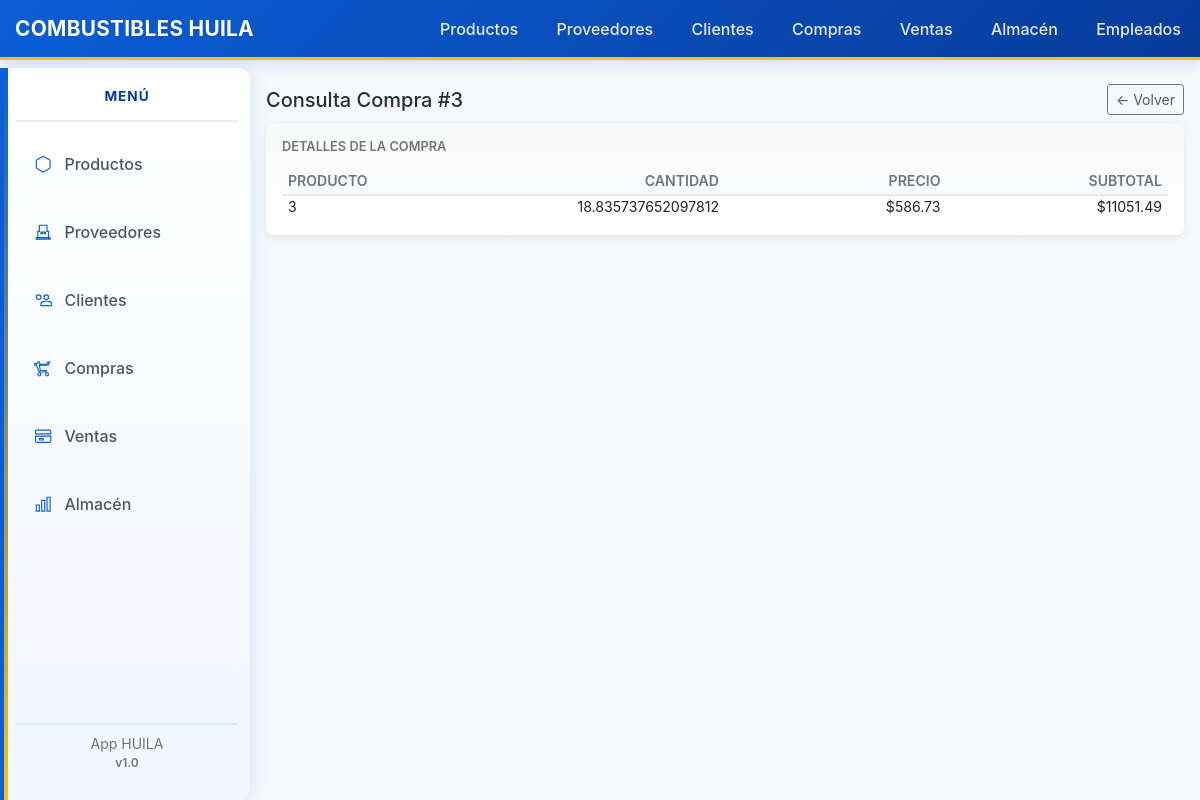
/compras/3, run on the app's committed database.
### tables this page shows
CREATE TABLE compras (
    id INTEGER PRIMARY KEY AUTOINCREMENT,
    proveedor_id INTEGER NOT NULL,
    fecha TEXT DEFAULT (datetime('now')),
    numero_factura TEXT,
    serie TEXT,
    subtotal REAL DEFAULT 0,
    impuesto REAL DEFAULT 0,
    descuento REAL DEFAULT 0,
    total REAL DEFAULT 0,
    metodo_pago TEXT,
    estado TEXT DEFAULT 'registrada', -- registrada / recibida / cancelada
    empleado_id INTEGER,
    notas TEXT,
    created_at TEXT DEFAULT (datetime('now')),
    updated_at TEXT,
    FOREIGN KEY (proveedor_id) REFERENCES proveedores(id),
    FOREIGN KEY (empleado_id) REFERENCES empleados(id)
);

CREATE TABLE compras_detalle (
    id INTEGER PRIMARY KEY AUTOINCREMENT,
    compra_id INTEGER NOT NULL,
    producto_id INTEGER NOT NULL,
    cantidad REAL NOT NULL,
    unidad_medida TEXT,
    precio_unitario REAL DEFAULT 0,
    subtotal REAL DEFAULT 0,
    impuesto REAL DEFAULT 0,
    descuento REAL DEFAULT 0,
    created_at TEXT DEFAULT (datetime('now')),
    FOREIGN KEY (compra_id) REFERENCES compras(id) ON DELETE CASCADE,
    FOREIGN KEY (producto_id) REFERENCES productos(id)
);

### backend/app/compras/routes.py (the view)
@bp.route('/<int:id>', methods=['GET'])
def view(id):
    db = get_db()
    cur = db.execute('SELECT * FROM compras WHERE id = ?', (id,))
    compra = cur.fetchone()
    if compra is None:
        flash('Compra no encontrada', 'danger')
        return redirect(url_for('compras.index'))
    cur = db.execute('SELECT * FROM compras_detalle WHERE compra_id = ?', (id,))
    detalles = cur.fetchall()
    pcur = db.execute('SELECT id, nombre FROM productos WHERE activo = 1 ORDER BY nombre')
    productos = pcur.fetchall()
    return render_template('compras/view.html', compra=compra, detalles=detalles, productos=productos)

### backend/app/db.py (called while the page is built)
def get_db():
    if 'db' not in g:
        g.db = sqlite3.connect(
            current_app.config['DATABASE'],
            detect_types=sqlite3.PARSE_DECLTYPES
        )
        g.db.row_factory = sqlite3.Row
    return g.db

### backend/app/templates/compras/view.html (shortened to what this page needs)
{% extends 'base.html' %}
{% block content %}
<div>
  <div class="d-flex justify-content-between align-items-center mb-2">
    <h5 class="mb-0">Consulta Compra #{{ compra['id'] }}</h5>
    <div>
      <a href="{{ url_for('compras.index') }}" class="btn btn-sm btn-secondary">← Volver</a>
    </div>
  </div>
  <div class="card">
    <div class="card-body p-3">
      <h6 class="mb-3" style="color: #6c757d; font-weight: 600; text-transform: uppercase; font-size: 0.8rem;">Detalles de la Compra</h6>
      {% if detalles|length == 0 %}
        <p class="text-muted">No hay detalles registrados.</p>
      {% else %}
        <table class="table table-sm table-hover">
          <thead style="background-color: #f8f9fa;">
            <tr>
              <th>Producto</th>
              <th class="text-right">Cantidad</th>
              <th class="text-right">Precio</th>
              <th class="text-right">Subtotal</th>
            </tr>
          </thead>
          <tbody>
            {% for d in detalles %}
            <tr>
              <td>{{ d['producto_id'] }}</td>
              <td class="text-right">{{ d['cantidad'] }}</td>
              <td class="text-right">${{ '%.2f'|format(d['precio_unitario'] or 0) }}</td>
              <td class="text-right">${{ '%.2f'|format(d['subtotal'] or 0) }}</td>
            </tr>
            {% endfor %}
          </tbody>
        </table>
      {% endif %}
    </div>
  </div>
</div>
{% endblock %}

### backend/app/static/css/style.css (style rules this page uses)
body { padding-bottom: 40px; }
.table td, .table th { vertical-align: middle; }
.table thead th { background: #fbfcfe; border-bottom: 2px solid rgba(0,0,0,0.04); }
body { background: var(--bg); color: var(--text, #22303c); font-family: -apple-system, BlinkMacSystemFont, "Segoe UI", Roboto, "Helvetica Neue", Arial, sans-serif; padding-bottom: 40px; }
.btn-secondary { background-color: transparent; color: #556; }
body { background: var(--bg); color: #22303c; padding-bottom: 40px; font-family: -apple-system, BlinkMacSystemFont, "Segoe UI", Roboto, "Helvetica Neue", Arial, sans-serif; }

### backend/app/static/css/theme.css (style rules this page uses)
:root { --bg: #f6f8fb; --surface: #ffffff; --primary: #0b5ed7; --primary-dark: #073b9a; --accent: #ffc107; --muted: #6c757d; --text: #22303c; --card-shadow: 0 6px 18px rgba(20,30,50,0.06); }
body { background: var(--bg); color: var(--text, #22303c); font-family: -apple-system, BlinkMacSystemFont, "Segoe UI", Roboto, "Helvetica Neue", Arial, sans-serif; padding-bottom: 40px; }
.table thead th { background: #fbfcfe; border-bottom: 2px solid rgba(0,0,0,0.04); }
.table { border-collapse: separate; border-spacing: 0; }

### backend/app/static/css/tables.css (style rules this page uses)
.table.table-sm, .table-small { table-layout: fixed; }
.table.table-sm th, .table.table-sm td, .table-small th, .table-small td { padding: 4px 6px; line-height: 1.05; vertical-align: middle; white-space: nowrap; overflow: hidden; text-overflow: ellipsis; font-size: 0.88rem; }

### backend/app/templates/compras/view.html (style rules this page uses)
.card { border: none; border-radius: 8px; box-shadow: 0 2px 8px rgba(0,0,0,0.08); background: #ffffff; }
.card-body { background: linear-gradient(to bottom, #f8f9fa 0%, #ffffff 100%); border-radius: 8px; }
.table { font-size: 0.85rem; margin-bottom: 0; }
.table thead th { border-top: none; font-weight: 600; font-size: 0.75rem; text-transform: uppercase; color: #6c757d; }

### data on the page
compras: id "3"
compras_detalle: producto_id "3", cantidad "18.835737652097812", precio_unitario "586.73", subtotal "11051.49"
